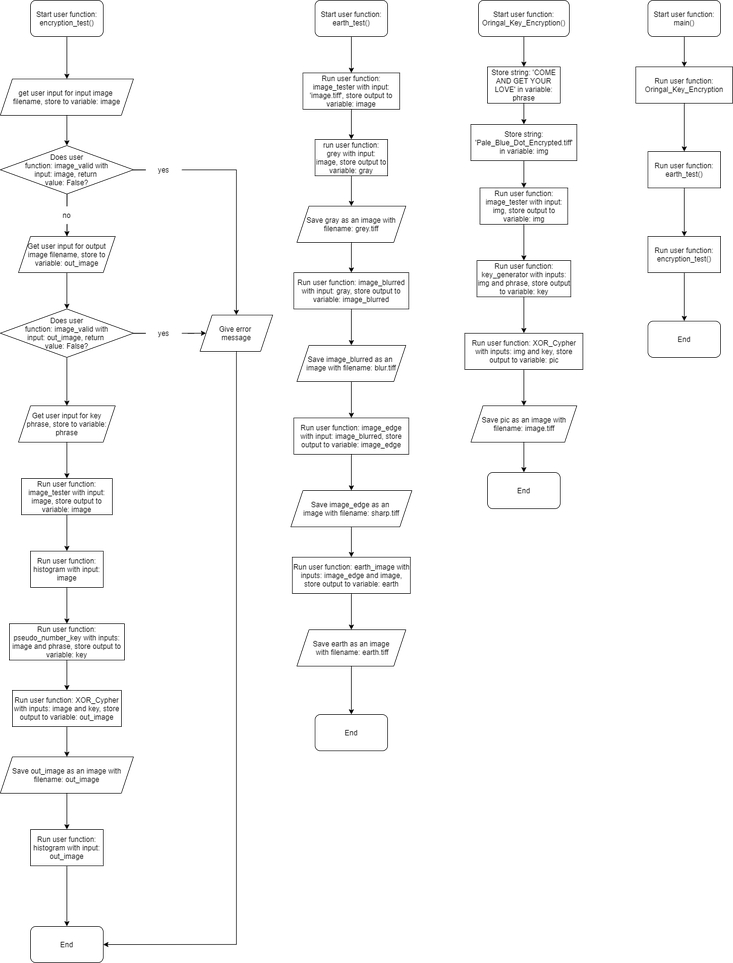
#> input picture Those_last_few_functions.png, 733 x 963 px, shrunk from 1211 x 1591 before the run, given in place of image.tiff, which was not available
$ python Image_analysis.py
#> lines starting #> are read from the running program, lines starting #| are printed output that depends on the picture
import numpy as np
import matplotlib.pyplot as plt

def img_input():
    #gets file name
    img = input('Enter image file name: ')
    return img

def image_valid(img):
    if img.endswith('.jpg'):
        image = True
    elif img.endswith('.png'):
        image = True
    elif img.endswith('.tiff'):
        image = True
    else:
        image = False

    return image

def image_tester(img):
    #test the ending of the image file input
    #then reads the file in correctly depending on the ending
#> called with img = 'image.tiff'
    if img.endswith('.jpg'):
        image = plt.imread(img)
    elif img.endswith('.png'):
        image = plt.imread(img)
        image = image.astype(np.uint8)
    elif img.endswith('.tiff'):
        image = plt.imread(img)[:,:,:3]
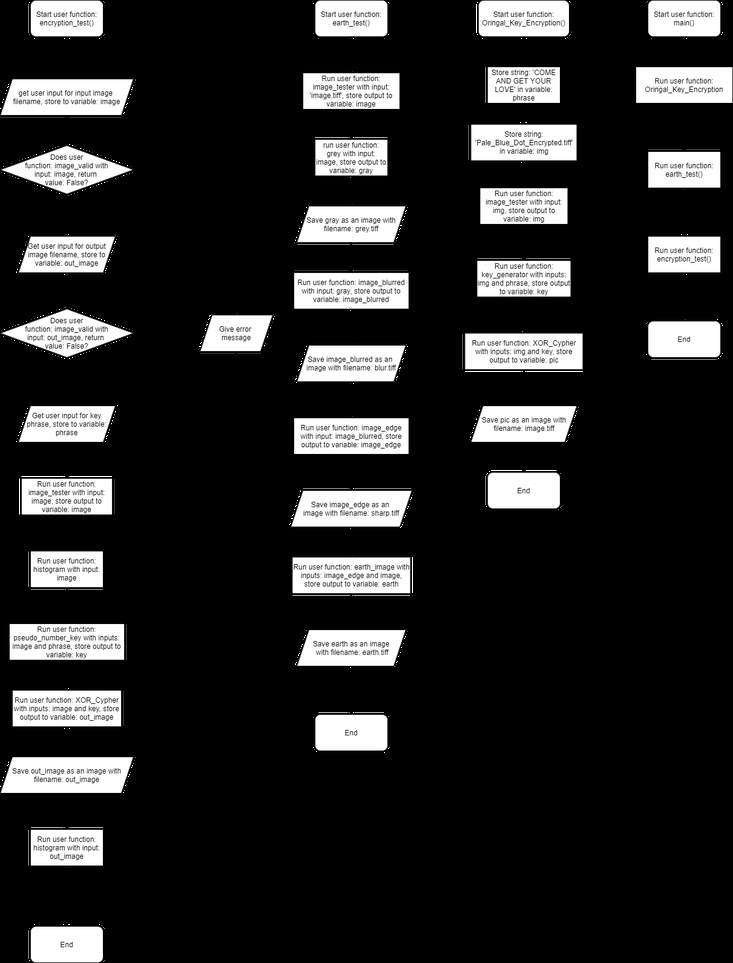
#> image: shape (963, 733, 3) float32; min 0, max 1, mean 0.161

    return image


def dim(image):
    #shows the dimension
    #image = image_tester(image)
    dim = image.shape
#> dim = (963, 733, 3)
    print(f'Dimensions of the image is {image.shape}')
#| Dimensions of the image is (963, 733, 3)
    return dim

def test():
    image = image_tester('image.tiff')
    dim(image)

def main():
    test()

if __name__ == '__main__':
    main()

$ run again, on histo_key_teamproject.png
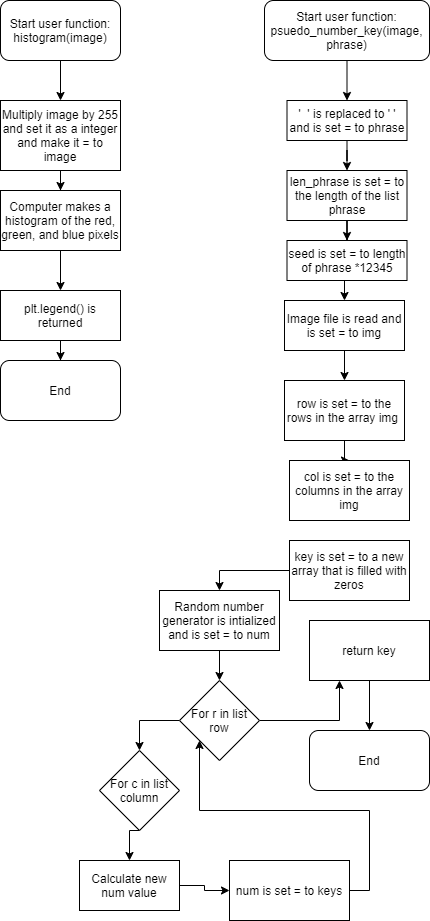
#> input picture histo_key_teamproject.png, 430 x 921 px, given in place of image.tiff, which was not available
#> in image_tester, `image = plt.imread(img)[:,:,:3]`:
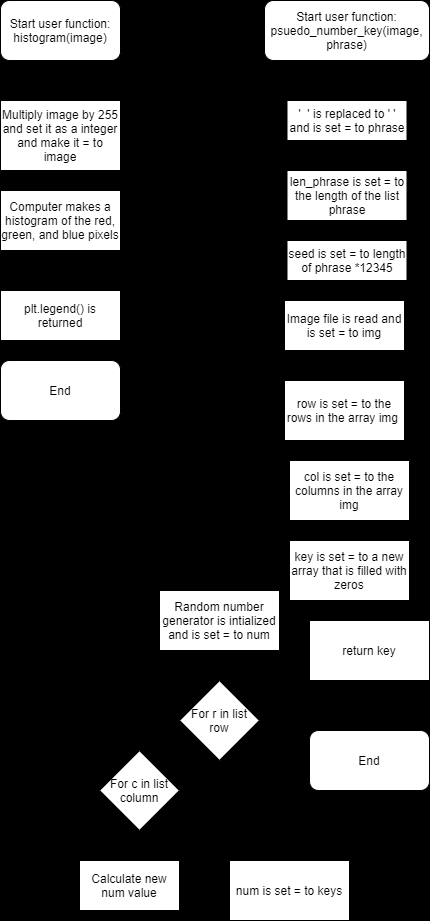
#> image: shape (921, 430, 3) float32; min 0, max 1, mean 0.297
#| Dimensions of the image is (921, 430, 3)
